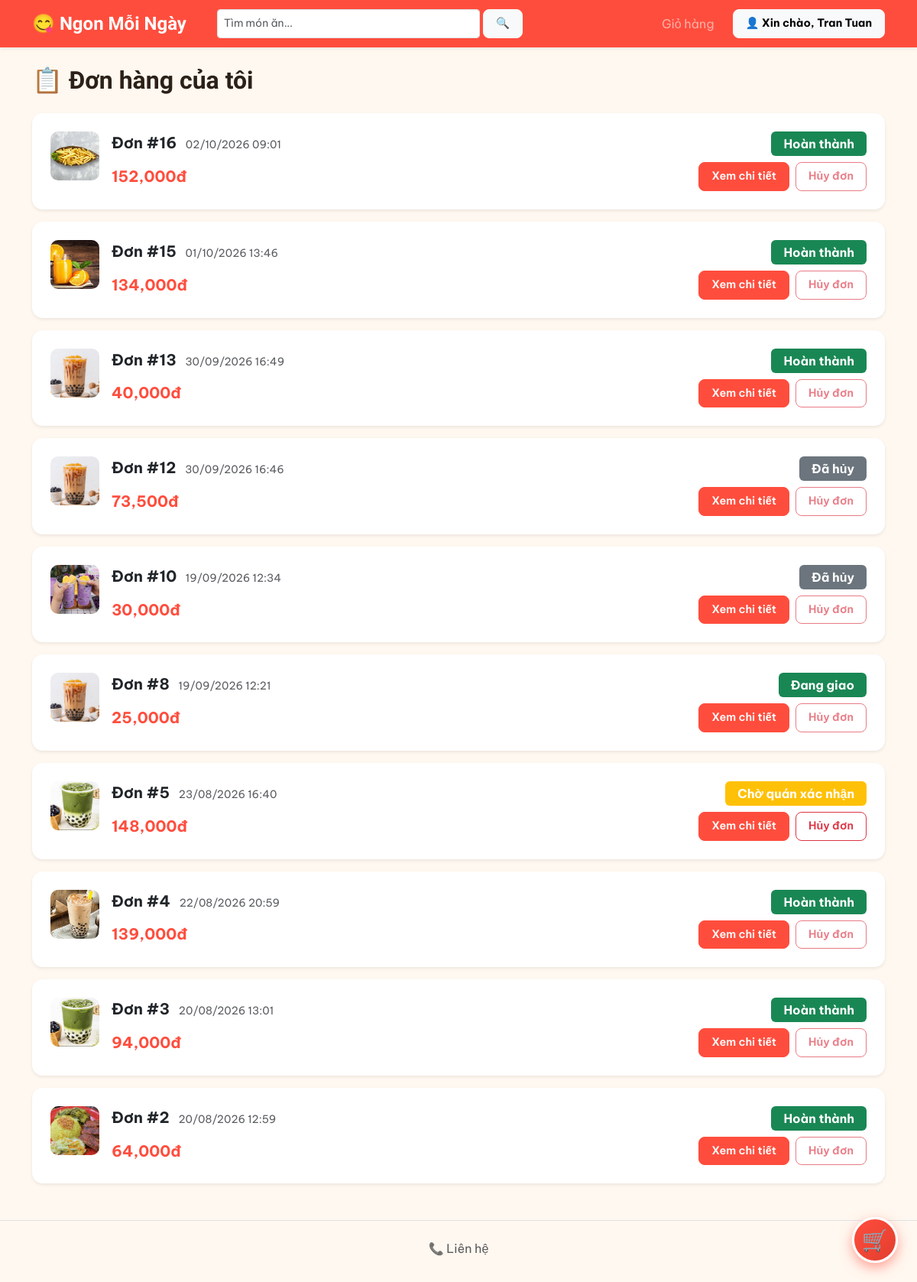
Page /donhang/don_hang_cua_toi.php (signed in) on the committed database.
### tables this page shows
CREATE TABLE `don_hang` (
  `id` int(11) NOT NULL,
  `id_nguoi_dung` int(11) DEFAULT NULL,
  `ten_khach` varchar(100) DEFAULT NULL,
  `sdt` varchar(15) DEFAULT NULL,
  `ngay_dat` datetime DEFAULT current_timestamp(),
  `tong_tien` decimal(10,0) NOT NULL,
  `trang_thai` enum('cho_xac_nhan','da_nhan','dang_lam','dang_giao','hoan_thanh','da_huy') NOT NULL DEFAULT 'cho_xac_nhan',
  `id_ma_giam_gia` int(11) DEFAULT NULL,
  `tien_giam` decimal(10,0) NOT NULL DEFAULT 0,
  `phi_ship` decimal(10,0) NOT NULL DEFAULT 0,
  `phuong_thuc_tt` enum('cod','chuyen_khoan') NOT NULL DEFAULT 'cod',
  `trang_thai_tt` enum('chua_thanh_toan','da_thanh_toan') NOT NULL DEFAULT 'chua_thanh_toan',
  `ten_shipper` varchar(100) DEFAULT NULL,
  `sdt_shipper` varchar(15) DEFAULT NULL,
  `dia_chi_giao` varchar(255) DEFAULT NULL
);

CREATE TABLE `mon_an` (
  `id` int(11) NOT NULL,
  `ten_mon` varchar(150) NOT NULL,
  `gia` decimal(10,0) NOT NULL,
  `gia_goc` decimal(10,0) DEFAULT NULL,
  `gia_von` decimal(10,0) NOT NULL DEFAULT 0,
  `noi_bat` tinyint(1) NOT NULL DEFAULT 0,
  `mo_ta` text DEFAULT NULL,
  `hinh_anh` varchar(255) DEFAULT NULL,
  `id_danh_muc` int(11) DEFAULT NULL,
  `con_hang` tinyint(1) DEFAULT 1
);

### donhang/don_hang_cua_toi.php (the view, shortened to what this page needs)
<?php
include '../includes/header.php';
include '../config/ketnoi.php';
$stmt = $conn->prepare("SELECT * FROM don_hang WHERE id_nguoi_dung = ? ORDER BY ngay_dat DESC");
$stmt->bind_param("i", $_SESSION['id_nguoi_dung']);
$stmt->execute();
$don_hangs = $stmt->get_result();
function tenTrangThai($ma) {
    $ds = [
        'cho_xac_nhan' => 'Chờ quán xác nhận',
        'da_nhan'      => 'Quán đã nhận đơn',
        'dang_lam'     => 'Đang chuẩn bị món',
        'dang_giao'    => 'Đang giao',
        'hoan_thanh'   => 'Hoàn thành',
        'da_huy'       => 'Đã hủy'
    ];
    return $ds[$ma] ?? $ma;
}
function mauTrangThai($ma) {
    $ds = [
        'cho_xac_nhan' => 'warning',
        'da_nhan'      => 'info',
        'dang_lam'     => 'primary',
        'dang_giao'    => 'success',
        'hoan_thanh'   => 'success',
        'da_huy'       => 'secondary'
    ];
    return $ds[$ma] ?? 'secondary';
}
function anhDaiDien($conn, $id_don_hang) {
    $stmt = $conn->prepare("
        SELECT mon_an.hinh_anh FROM chi_tiet_don_hang
        JOIN mon_an ON chi_tiet_don_hang.id_mon = mon_an.id
        WHERE id_don_hang = ? LIMIT 1
    ");
    $stmt->bind_param("i", $id_don_hang);
    $stmt->execute();
    $row = $stmt->get_result()->fetch_assoc();
    return (!empty($row['hinh_anh'])) ? $row['hinh_anh'] : 'no-image.jpg';
}
?>
<div class="container my-4">
    <h2 class="fw-bold mb-4">📋 Đơn hàng của tôi</h2>
    <?php if ($don_hangs->num_rows == 0): ?>
        <p class="text-muted">Bạn chưa có đơn hàng nào.</p>
        <a href="../index.php" class="btn btn-brand">Đặt món ngay</a>
    <?php else: ?>
        <?php while ($don = $don_hangs->fetch_assoc()):
            $anh = anhDaiDien($conn, $don['id']);
        ?>
        <div class="card shadow-sm border-0 mb-3">
            <div class="card-body p-4">
                <div class="d-flex gap-3">
                    <img src="../assets/img/<?php echo $anh; ?>" style="width:64px;height:64px;object-fit:cover;border-radius:10px;">
                    <div class="flex-grow-1">
                        <div class="d-flex justify-content-between align-items-start flex-wrap gap-2 mb-2">
                            <div>
                                <span class="fw-bold fs-5">Đơn #<?php echo $don['id']; ?></span>
                                <span class="text-muted ms-2 small"><?php echo date('d/m/Y H:i', strtotime($don['ngay_dat'])); ?></span>
                            </div>
                            <span class="badge bg-<?php echo mauTrangThai($don['trang_thai']); ?> fs-6 px-3 py-2">
                                <?php echo tenTrangThai($don['trang_thai']); ?>
                            </span>
                        </div>
                        <div class="d-flex justify-content-between align-items-center flex-wrap gap-2">
                            <span class="fw-bold fs-5" style="color:var(--primary);"><?php echo number_format($don['tong_tien']); ?>đ</span>
                            <div class="d-flex gap-2">
                                <a href="chi_tiet_don_cua_toi.php?id=<?php echo $don['id']; ?>" class="btn btn-sm btn-brand">Xem chi tiết</a>
                                <?php if ($don['trang_thai'] == 'cho_xac_nhan'): ?>
                                    <a href="huy_don.php?id=<?php echo $don['id']; ?>" class="btn btn-sm btn-outline-danger" onclick="return confirm('Hủy đơn hàng này?')">Hủy đơn</a>
                                <?php else: ?>
                                    <button class="btn btn-sm btn-outline-danger" disabled title="Đơn đã được xử lý, không thể hủy">Hủy đơn</button>
                                <?php endif; ?>
                            </div>
                        </div>
                    </div>
                </div>
            </div>
        </div>
        <?php endwhile; ?>
    <?php endif; ?>
</div>
<?php include '../includes/footer.php'; ?>

### assets/css/style.css (style rules this page uses)
:root { --primary: #FF4D3D; --primary-dark: #E23E2E; --primary-light: #FFE4DE; --secondary: #0D9488; --accent: #FFB703; --dark: #2B2118; --bg-page: #FFF8F0; --muted: #8A7F72; }
body { font-family: 'Be Vietnam Pro', sans-serif; color: var(--dark); background: var(--bg-page); }
h1, h2, h3, h4, h5, h6, .navbar-brand, .card-title { font-family: 'Baloo 2', sans-serif; font-weight: 700; }
.btn-brand { background: var(--primary); border-color: var(--primary); color: #fff; }
.btn { padding: 10px 22px; font-size: 1rem; font-weight: 600; border-radius: 10px; transition: all 0.15s ease; }
.btn-sm { padding: 7px 16px; font-size: 0.9rem; border-radius: 8px; }
.card { border-radius: 14px !important; }

### rows in the picture
don_hang: id.hinh_anh (picture), id "16", ngay_dat "02/10/2026 09:01", trang_thai "Hoàn thành", tong_tien "152,000", shows "Hủy đơn"
don_hang: id.hinh_anh (picture), id "15", ngay_dat "01/10/2026 13:46", trang_thai "Hoàn thành", tong_tien "134,000", shows "Hủy đơn"
don_hang: id.hinh_anh (placeholder picture), id "13", ngay_dat "30/09/2026 16:49", trang_thai "Hoàn thành", tong_tien "40,000", shows "Hủy đơn"
don_hang: id.hinh_anh (placeholder picture), id "12", ngay_dat "30/09/2026 16:46", trang_thai "Đã hủy", tong_tien "73,500", shows "Hủy đơn"
don_hang: id.hinh_anh (picture), id "10", ngay_dat "19/09/2026 12:34", trang_thai "Đã hủy", tong_tien "30,000", shows "Hủy đơn"
don_hang: id.hinh_anh (placeholder picture), id "8", ngay_dat "19/09/2026 12:21", trang_thai "Đang giao", tong_tien "25,000", shows "Hủy đơn"
don_hang: id.hinh_anh (picture), id "5", ngay_dat "23/08/2026 16:40", trang_thai "Chờ quán xác nhận", tong_tien "148,000"
don_hang: id.hinh_anh (picture), id "4", ngay_dat "22/08/2026 20:59", trang_thai "Hoàn thành", tong_tien "139,000", shows "Hủy đơn"
don_hang: id.hinh_anh (picture), id "3", ngay_dat "20/08/2026 13:01", trang_thai "Hoàn thành", tong_tien "94,000", shows "Hủy đơn"
don_hang: id.hinh_anh (picture), id "2", ngay_dat "20/08/2026 12:59", trang_thai "Hoàn thành", tong_tien "64,000", shows "Hủy đơn"

### other values in the picture
$_SESSION['ho_ten'] "Tran Tuan"
